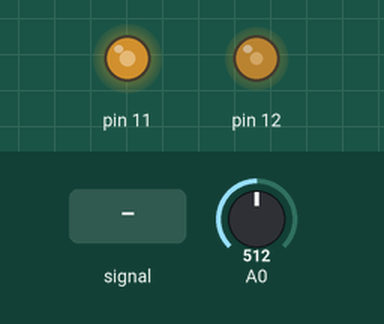
Simulated run of this sketch. Board: Arduino Mega 2560, built with avr-gcc and run on an emulated ATmega2560. Shown: output pins drawn as LEDs (lit = HIGH). Inputs (shaded band) come from the test bench; at power-on: A0 = 512.

Above: at 1.2 s.
1.3 s: A0 fed a 200 Hz sine of ±255 counts around its level
At 1.75 s:
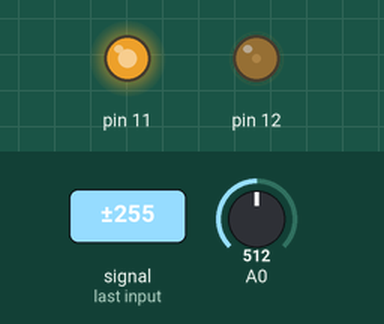
Timing chart, 0 to 1.7 s (numbered marks = the images above; inputs shaded):
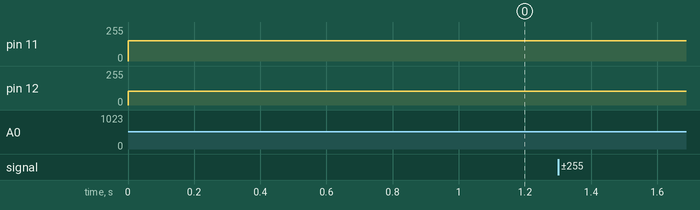

The sketch:

Moving_Average_Filter.ino
```cpp
/*
  Ultrasonic Parametric Speaker for Arduino Mega

  This sketch generates a 40kHz PWM signal on Timer1 (pins 11 & 12)
  and modulates its duty cycle based on the analog input from A0 using
  modulation with a Moving Average Filter to reduce noise.

  In this method, the ADC reading (0-1023) is first smoothed by averaging a tunable
  number of samples, then mapped directly to the PWM duty cycle range (0 to PWM_OVERFLOW).

  The PWM carrier is generated using Timer1 in Fast PWM mode (mode 14)
  with ICR1 set to 399, yielding a 40kHz frequency.
*/

#include <Arduino.h>

#define PWM_OVERFLOW 399           // ICR1 value for 40kHz PWM

// Tunable parameter: number of samples to average
const uint8_t NUM_SAMPLES = 2;
const float adc_scaling = 1.2;

// Global variables for the moving average filter
volatile uint16_t samples[NUM_SAMPLES] = {0}; // Buffer to store recent ADC samples
volatile uint8_t sampleIndex = 0;             // Current index in the sample buffer
volatile uint32_t sampleSum = 0;              // Running sum of the samples
volatile uint16_t filteredADC = 0;            // Filtered (averaged) ADC value

// Global variable for debugging (raw ADC reading)
volatile uint16_t adcVal = 0;

// ADC Conversion Complete Interrupt Service Routine
ISR(ADC_vect) {
  uint16_t reading = ADC*adc_scaling;  // Get ADC reading (0-1023)
  adcVal = reading;        // Save raw ADC reading for debugging (optional)

  // Update moving average:
  // Subtract the oldest sample from the sum, then add the new reading
  sampleSum = sampleSum - samples[sampleIndex] + reading;
  samples[sampleIndex] = reading;
  sampleIndex = (sampleIndex + 1) % NUM_SAMPLES;
  filteredADC = sampleSum / NUM_SAMPLES;

  // Map the filtered ADC value directly to the PWM duty cycle range (0 to PWM_OVERFLOW)
  // then subtract 1 to adjust the duty cycle.
  int16_t newDuty = map(filteredADC, 0, 1023, 0, PWM_OVERFLOW) - 1;

  // Clamp newDuty to the valid range [0, PWM_OVERFLOW]
  if (newDuty < 0)
    newDuty = 0;
  if (newDuty > PWM_OVERFLOW)
    newDuty = PWM_OVERFLOW;

  // Update PWM duty cycle on both channels (pins 11 and 12)
  OCR1A = newDuty;
  OCR1B = newDuty;
}

// Setup Timer1 for 40kHz PWM output on pins 11 (OC1A) and 12 (OC1B)
void setupTimer1PWM() {
  // Set PWM output pins as outputs
  pinMode(11, OUTPUT);
  pinMode(12, OUTPUT);

  // Stop Timer1 before configuring
  TCCR1A = 0;
  TCCR1B = 0;
  TCNT1 = 0;

  // Configure Timer1 for Fast PWM, mode 14 (WGM13:0 = 14, using ICR1 as TOP)
  TCCR1A = (1 << WGM11);
  TCCR1B = (1 << WGM13) | (1 << WGM12);

  // Set non-inverting mode for OC1A (pin 11)
  TCCR1A |= (1 << COM1A1);

  // For OC1B (pin 12), set inverting mode to provide a complementary output
  TCCR1A |= (1 << COM1B1) | (1 << COM1B0);

  // Start Timer1 with no prescaler (CS10 = 1)
  TCCR1B |= (1 << CS10);

  // Set TOP value for 40kHz PWM frequency
  ICR1 = PWM_OVERFLOW;

  // Initialize duty cycle to 50%
  OCR1A = PWM_OVERFLOW / 2;
  OCR1B = PWM_OVERFLOW / 2;
}

// Setup the ADC in free running mode on A0
void setupADC() {
  // Select AVcc as reference and choose channel A0 (MUX[3:0]=0)
  ADMUX = (1 << REFS0);

  // Enable ADC, Auto Trigger, and ADC Interrupt
  // Set prescaler to 128 for a 125kHz ADC clock (~9.6kHz sampling rate)
  ADCSRA = (1 << ADEN) | (1 << ADATE) | (1 << ADIE)
         | (1 << ADPS2) | (1 << ADPS1) | (1 << ADPS0);

  // Start the first conversion; subsequent conversions will start automatically.
  ADCSRA |= (1 << ADSC);
}

void setup() {
  cli();              // Disable interrupts during setup
  setupTimer1PWM();   // Configure Timer1 for ultrasonic PWM
  setupADC();         // Configure the ADC for free running mode
  sei();              // Re-enable interrupts
}

void loop() {
  // The loop is empty because all modulation happens in the ADC ISR.
}
```
